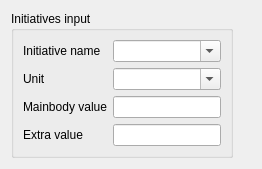
<?xml version="1.0" encoding="UTF-8"?>
<ui version="4.0">
 <class>InitiativesWidget</class>
 <widget class="QWidget" name="InitiativesWidget">
  <property name="geometry">
   <rect>
    <x>0</x>
    <y>0</y>
    <width>262</width>
    <height>163</height>
   </rect>
  </property>
  <property name="windowTitle">
   <string>MySim Physical Porperty</string>
  </property>
  <layout class="QFormLayout" name="formLayout_2">
   <item row="0" column="0">
    <widget class="QGroupBox" name="InitiativesInput">
     <property name="sizePolicy">
      <sizepolicy hsizetype="Expanding" vsizetype="Preferred">
       <horstretch>0</horstretch>
       <verstretch>0</verstretch>
      </sizepolicy>
     </property>
     <property name="maximumSize">
      <size>
       <width>16777215</width>
       <height>1677215</height>
      </size>
     </property>
     <property name="title">
      <string>Initiatives input</string>
     </property>
     <layout class="QFormLayout" name="formLayout">
      <item row="0" column="0">
       <widget class="QLabel" name="InitiativeNameLabel">
        <property name="text">
         <string>Initiative name</string>
        </property>
       </widget>
      </item>
      <item row="0" column="1">
       <widget class="QComboBox" name="InitiativeName">
        <property name="editable">
         <bool>true</bool>
        </property>
       </widget>
      </item>
      <item row="2" column="0">
       <widget class="QLabel" name="UnitLabel">
        <property name="text">
         <string>Unit</string>
        </property>
       </widget>
      </item>
      <item row="2" column="1">
       <widget class="QComboBox" name="Unit">
        <property name="editable">
         <bool>true</bool>
        </property>
       </widget>
      </item>
      <item row="3" column="0">
       <widget class="QLabel" name="MainValueLabel">
        <property name="text">
         <string>Mainbody value</string>
        </property>
       </widget>
      </item>
      <item row="3" column="1">
       <widget class="Gui::InputField" name="MainbodyValue">
        <property name="cursorPosition">
         <number>0</number>
        </property>
       </widget>
      </item>
      <item row="4" column="0">
       <widget class="QLabel" name="ExtraValueLabel">
        <property name="text">
         <string>Extra value</string>
        </property>
       </widget>
      </item>
      <item row="4" column="1">
       <widget class="Gui::InputField" name="ExtraValue"/>
      </item>
     </layout>
    </widget>
   </item>
  </layout>
 </widget>
 <customwidgets>
  <customwidget>
   <class>Gui::InputField</class>
   <extends>QLineEdit</extends>
   <header>Gui/InputField.h</header>
  </customwidget>
 </customwidgets>
 <resources/>
 <connections/>
</ui>
